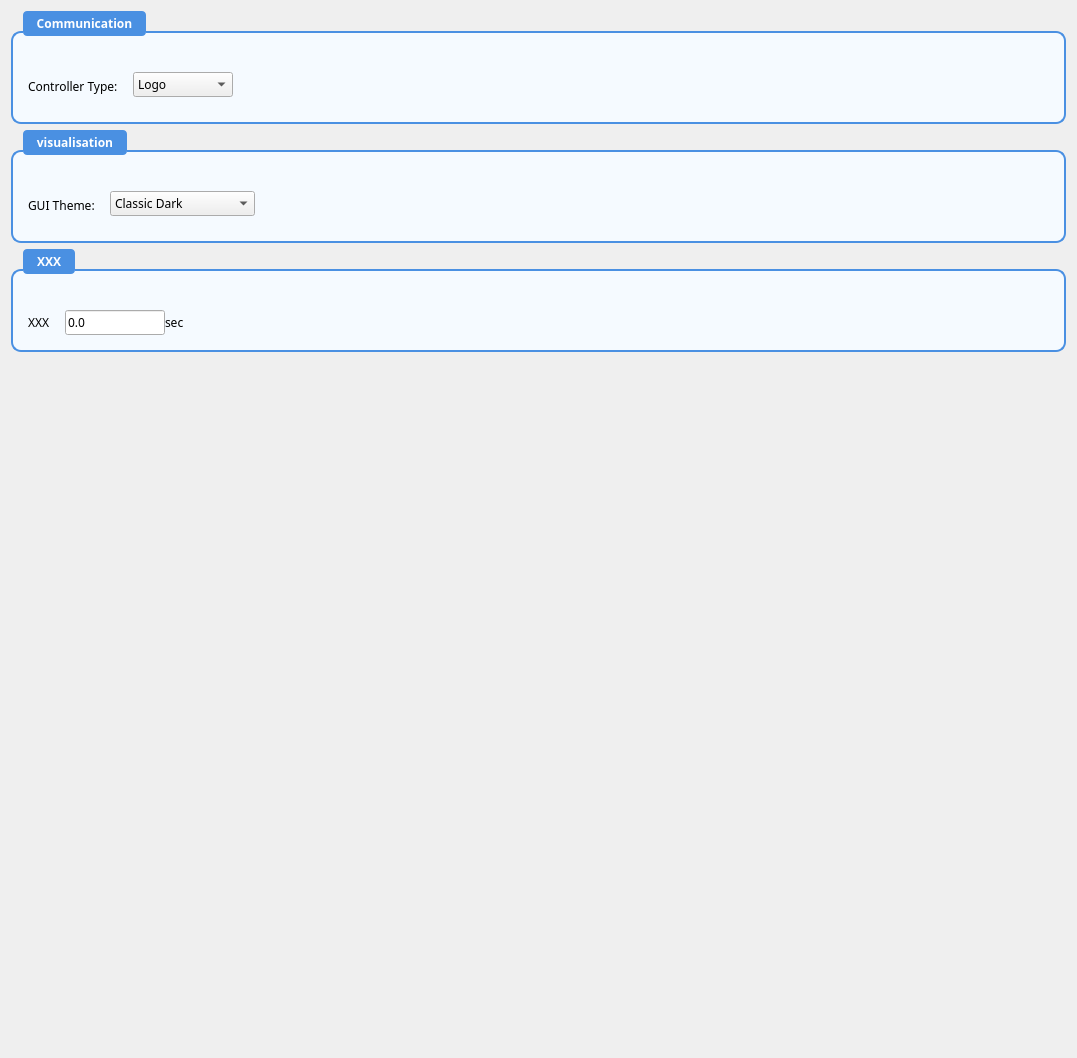
             <widget class="QWidget" name="scrollAreaWidgetContents_generalSettings">
              <property name="geometry">
               <rect>
                <x>0</x>
                <y>0</y>
                <width>1077</width>
                <height>1058</height>
               </rect>
              </property>
              <layout class="QVBoxLayout" name="verticalLayout_tankSimScroll_2">
               <item>
                <layout class="QVBoxLayout" name="verticalLayout_7">
                 <item>
                  <widget class="QGroupBox" name="groupBox_tankDimensions_4">
                   <property name="font">
                    <font>
                     <family>Segoe UI,Arial,sans-serif</family>
                     <weight>62</weight>
                     <bold>true</bold>
                    </font>
                   </property>
                   <property name="styleSheet">
                    <string notr="true">QGroupBox {
  border: 1.5px solid #4a90e2;
  border-radius: 10px;
  margin-top: 20px;
  padding-top: 24px;
  background-color: #f5faff;
  font-weight: 500;
}

QGroupBox::title {
  subcontrol-origin: margin;
  subcontrol-position: top left;
  left: 12px;
  padding: 4px 12px;
  background-color: #4a90e2;
  color: #ffffff;
  border-radius: 4px;
  font-weight: 600;
  font-size 9pt;
}</string>
                   </property>
                   <property name="title">
                    <string>Communication</string>
                   </property>
                   <layout class="QFormLayout" name="formLayout_comm">
                    <property name="horizontalSpacing">
                     <number>15</number>
                    </property>
                    <property name="verticalSpacing">
                     <number>8</number>
                    </property>
                    <property name="leftMargin">
                     <number>15</number>
                    </property>
                    <property name="topMargin">
                     <number>15</number>
                    </property>
                    <property name="rightMargin">
                     <number>15</number>
                    </property>
                    <property name="bottomMargin">
                     <number>15</number>
                    </property>
                    <item row="0" column="0">
                     <widget class="QLabel" name="label">
                      <property name="font">
                       <font>
                        <family>Segoe UI,Arial,sans-serif</family>
                        <weight>50</weight>
                        <bold>false</bold>
                       </font>
                      </property>
                      <property name="text">
                       <string>Controller Type:</string>
                      </property>
                     </widget>
                    </item>
                    <item row="0" column="1">
                     <layout class="QHBoxLayout" name="horizontalLayout_16">
                      <property name="bottomMargin">
                       <number>10</number>
                      </property>
                      <item>
                       <widget class="QComboBox" name="controlerDropDown">
                        <property name="font">
                         <font>
                          <family>Segoe UI,Arial,sans-serif</family>
                         </font>
                        </property>
                        <item>
                         <property name="text">
                          <string>Logo</string>
                         </property>
                        </item>
                        <item>
                         <property name="text">
                          <string>S7-1200 PLC</string>
                         </property>
                        </item>
                        <item>
                         <property name="text">
                          <string>S7-1500 PLC</string>
                         </property>
                        </item>
                        <item>
                         <property name="text">
                          <string>PLC Sim</string>
                         </property>
                        </item>
                        <item>
                         <property name="text">
                          <string>GUI</string>
                         </property>
                        </item>
                       </widget>
                      </item>
                      <item>
                       <spacer name="horizontalSpacer_12">
                        <property name="orientation">
                         <enum>Qt::Horizontal</enum>
                        </property>
                        <property name="sizeHint" stdset="0">
                         <size>
                          <width>40</width>
                          <height>20</height>
                         </size>
                        </property>
                       </spacer>
                      </item>
                     </layout>
                    </item>
                   </layout>
                  </widget>
                 </item>
                 <item>
                  <widget class="QGroupBox" name="groupBox_control_2">
                   <property name="font">
                    <font>
                     <family>Segoe UI,Arial,sans-serif</family>
                     <weight>62</weight>
                     <bold>true</bold>
                    </font>
                   </property>
                   <property name="styleSheet">
                    <string notr="true">QGroupBox {
  border: 1.5px solid #4a90e2;
  border-radius: 10px;
  margin-top: 20px;
  padding-top: 24px;
  background-color: #f5faff;
  font-weight: 500;
}

QGroupBox::title {
  subcontrol-origin: margin;
  subcontrol-position: top left;
  left: 12px;
  padding: 4px 12px;
  background-color: #4a90e2;
  color: #ffffff;
  border-radius: 4px;
  font-weight: 600;
  font-size 9pt;
}</string>
                   </property>
                   <property name="title">
                    <string>visualisation</string>
                   </property>
                   <layout class="QFormLayout" name="formLayout_visual">
                    <property name="horizontalSpacing">
                     <number>15</number>
                    </property>
                    <property name="verticalSpacing">
                     <number>8</number>
                    </property>
                    <property name="leftMargin">
                     <number>15</number>
                    </property>
                    <property name="topMargin">
                     <number>15</number>
                    </property>
                    <property name="rightMargin">
                     <number>15</number>
                    </property>
                    <property name="bottomMargin">
                     <number>15</number>
                    </property>
                    <item row="0" column="0">
                     <widget class="QLabel" name="label_styleTheme_2">
                      <property name="font">
                       <font>
                        <family>Segoe UI,Arial,sans-serif</family>
                        <weight>50</weight>
                        <bold>false</bold>
                       </font>
                      </property>
                      <property name="text">
                       <string>GUI Theme:</string>
                      </property>
                     </widget>
                    </item>
                    <item row="0" column="1">
                     <layout class="QHBoxLayout" name="horizontalLayout_styleSwitch_2">
                      <property name="bottomMargin">
                       <number>10</number>
                      </property>
                      <item>
                       <widget class="QComboBox" name="comboBox_styleTheme">
                        <property name="font">
                         <font>
                          <family>Segoe UI,Arial,sans-serif</family>
                         </font>
                        </property>
                        <item>
                         <property name="text">
                          <string>Classic Dark</string>
                         </property>
                        </item>
                        <item>
                         <property name="text">
                          <string>Professional Modern</string>
                         </property>
                        </item>
                       </widget>
                      </item>
                      <item>
                       <spacer name="horizontalSpacer_styleTheme_2">
                        <property name="orientation">
                         <enum>Qt::Horizontal</enum>
                        </property>
                        <property name="sizeHint" stdset="0">
                         <size>
                          <width>40</width>
                          <height>20</height>
                         </size>
                        </property>
                       </spacer>
                      </item>
                     </layout>
                    </item>
                   </layout>
                  </widget>
                 </item>
                 <item>
                  <widget class="QGroupBox" name="groupBox_liquid_2">
                   <property name="font">
                    <font>
                     <family>Segoe UI,Arial,sans-serif</family>
                     <weight>62</weight>
                     <bold>true</bold>
                    </font>
                   </property>
                   <property name="styleSheet">
                    <string notr="true">QGroupBox {
  border: 1.5px solid #4a90e2;
  border-radius: 10px;
  margin-top: 20px;
  padding-top: 24px;
  background-color: #f5faff;
  font-weight: 500;
}

QGroupBox::title {
  subcontrol-origin: margin;
  subcontrol-position: top left;
  left: 12px;
  padding: 4px 12px;
  background-color: #4a90e2;
  color: #ffffff;
  border-radius: 4px;
  font-weight: 600;
  font-size 9pt;
}</string>
                   </property>
                   <property name="title">
                    <string>XXX</string>
                   </property>
                   <layout class="QFormLayout" name="formLayout_xxx">
                    <property name="horizontalSpacing">
                     <number>15</number>
                    </property>
                    <property name="verticalSpacing">
                     <number>8</number>
                    </property>
                    <property name="leftMargin">
                     <number>15</number>
                    </property>
                    <property name="topMargin">
                     <number>15</number>
                    </property>
                    <property name="rightMargin">
                     <number>15</number>
                    </property>
                    <property name="bottomMargin">
                     <number>15</number>
                    </property>
                    <item row="0" column="0">
                     <widget class="QLabel" name="label_79">
                      <property name="font">
                       <font>
                        <family>Segoe UI,Arial,sans-serif</family>
                       </font>
                      </property>
                      <property name="text">
                       <string>XXX</string>
                      </property>
                     </widget>
                    </item>
                    <item row="0" column="1">
                     <layout class="QHBoxLayout" name="horizontalLayout_56">
                      <item>
                       <widget class="QLineEdit" name="timeDelayTempEntry_2">
                        <property name="maximumSize">
                         <size>
                          <width>100</width>
                          <height>16777215</height>
                         </size>
                        </property>
                        <property name="font">
                         <font>
                          <family>Segoe UI,Arial,sans-serif</family>
                         </font>
                        </property>
                        <property name="text">
                         <string>0.0</string>
                        </property>
                       </widget>
                      </item>
                      <item>
                       <widget class="QLabel" name="label_87">
                        <property name="font">
                         <font>
                          <family>Segoe UI,Arial,sans-serif</family>
                         </font>
                        </property>
                        <property name="text">
                         <string>sec</string>
                        </property>
                       </widget>
                      </item>
                      <item>
                       <spacer name="horizontalSpacer_46">
                        <property name="orientation">
                         <enum>Qt::Horizontal</enum>
                        </property>
                        <property name="sizeHint" stdset="0">
                         <size>
                          <width>40</width>
                          <height>20</height>
                         </size>
                        </property>
                       </spacer>
                      </item>
                     </layout>
                    </item>
                   </layout>
                  </widget>
                 </item>
                </layout>
               </item>
               <item>
                <spacer name="verticalSpacer_6">
                 <property name="orientation">
                  <enum>Qt::Vertical</enum>
                 </property>
                 <property name="sizeHint" stdset="0">
                  <size>
                   <width>20</width>
                   <height>40</height>
                  </size>
                 </property>
                </spacer>
               </item>
              </layout>
             </widget>
